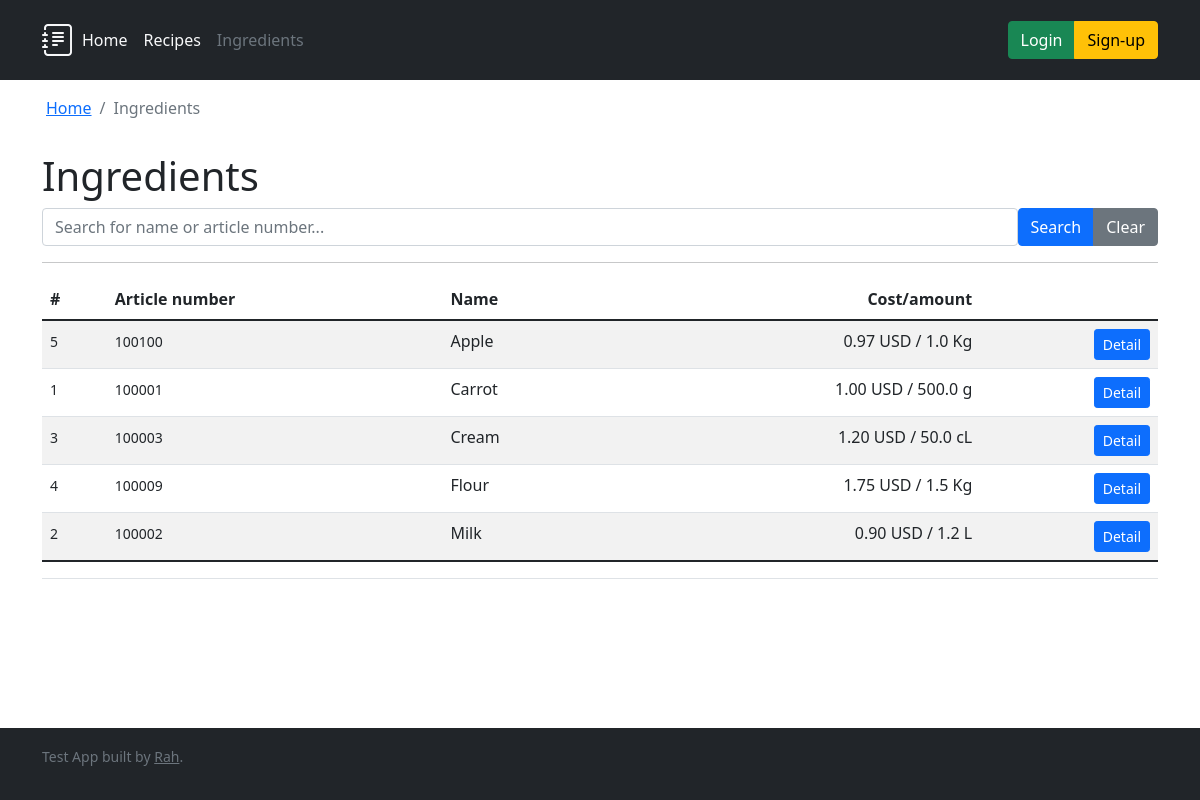
The app's page /ingredients/, older data.
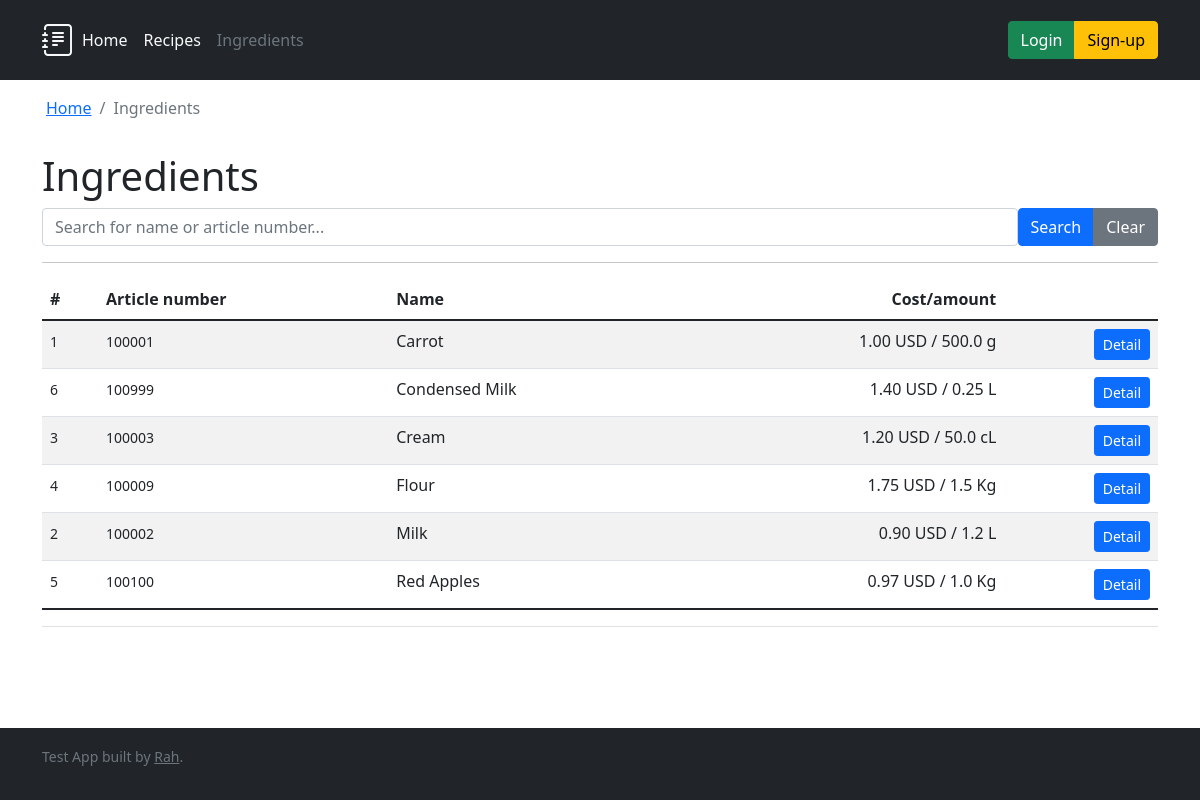
The same page, newer data.
### ingredients/models.py (models this page shows, shortened)
class Ingredient(models.Model):
    class Meta:
        ordering = ('name', 'article_number')
        verbose_name = 'Ingredient'
        verbose_name_plural = 'Ingredients'
    name = models.CharField(verbose_name='Ingredient name', max_length=256)
    article_number = models.CharField(
        verbose_name='Article number', max_length=24)
    base_measurement_unit = models.CharField(
        verbose_name='Measurement Unit', max_length=2, choices=MeasurementUnits.choices)
    base_amount = models.FloatField(verbose_name='Buying Amount', default=0)
    cost_per_base_amount = models.DecimalField(
        verbose_name='Cost per buying amount', max_digits=10, decimal_places=2)
    @admin.display(description='Cost/amount')
    def formatted_cost(self) -> str:
        return f'{self.cost_per_base_amount} {DEFAULT_CURRENCY["CODE"]} / {self.base_amount} {self.base_measurement_unit}'

### ingredients/views.py (the view)
# urls.py: path('', views.IndexView.as_view(), name='index'),
class IndexView(generic.ListView):
    template_name = 'ingredients/index.html'
    context_object_name = 'all_ingredients'
    def get_queryset(self):
        query = self.request.GET.get('q')
        if query:
            return Ingredient.objects.filter(
                Q(name__icontains=query) | Q(article_number=query)
            ).order_by('name')
        else:
            return Ingredient.objects.all().order_by('name')

### ingredients/templates/ingredients/index.html (shortened to what this page needs)
{% extends 'base.html' %}
{% block header %}{% include "header.html" with active_item="ingredients" %}{% endblock header %}
{% block breadcrumb %}
{{ block.super }}
<li class="breadcrumb-item active" aria-current="page">Ingredients</li>
{% endblock breadcrumb %}
{% block content %}
<h1>Ingredients</h1>
<form class="d-flex">
    <input type="search" class="form-control" name="q" placeholder="Search for name or article number..."
        aria-label="Search" value="{{ request.GET.q }}">
    <div class="btn-group" role="group" aria-label="Search controls">
        <input type="submit" class="btn btn-primary" value="Search">
        <a href="{% url 'ingredients:index' %}" role="button" class="btn btn-secondary">Clear</a>
    </div>
</form>
<hr>
{% if all_ingredients %}
<table class="table table-striped table-hover">
    <thead>
        <tr>
            <th>#</th>
            <th>Article number</th>
            <th>Name</th>
            <th class="text-end">Cost/amount</th>
            <th>&nbsp;</th>
        </tr>
    </thead>
    <tbody>
        {% for ingredient in all_ingredients %}
        <tr>
            <td><small>{{ ingredient.id }}</small></td>
            <td><small>{{ ingredient.article_number }}</small></td>
            <td>{{ ingredient.name }}</td>
            <td class="text-end">{{ ingredient.formatted_cost }}</td>
            <td class="text-end">
                <div class="btn-group" role="group" aria-label="Ingredient management">
                    <a href="{% url 'ingredients:detail' ingredient.id %}" role="button"
                        class="btn btn-sm btn-primary">Detail</a>
                </div>
            </td>
        </tr>
        {% endfor %}
    </tbody>
    <tfoot>
        <tr>
            <td colspan="5" class="text-end">
            </td>
        </tr>
    </tfoot>
</table>
{% else %}
<p>No ingredients are available.</p>
{% endif %}
{% endblock %}

Row changes from the older to the newer data that the page shows:
added Ingredient: id "6", article_number "100999", name "Condensed Milk", formatted_cost "1.40 USD / 0.25 L"
changed Ingredient "0.97 USD / 1.0 Kg": name "Apple" → "Red Apples"; moves down the list
